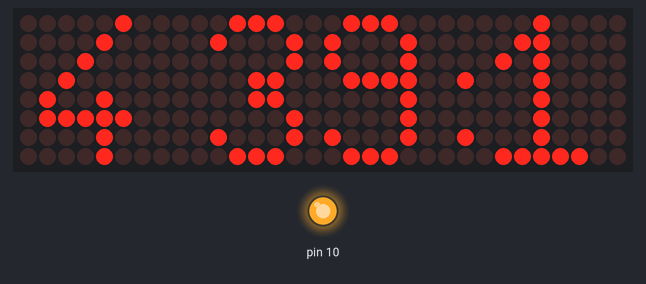
Simulated run of this sketch. Board: Arduino Uno, built with avr-gcc and run on an emulated ATmega328P. Parts: 32×8 LED matrix, output pins drawn as LEDs (lit = HIGH). Wiring (inferred from the names in the program): 4 × MAX7219 LED driver (orientation assumed): CS pin 6. Random numbers use the default seed unless the sketch sets one; pins used as bus, display or sensor lines are not drawn.

Above: at 1.1 s.
At 5.1 s:
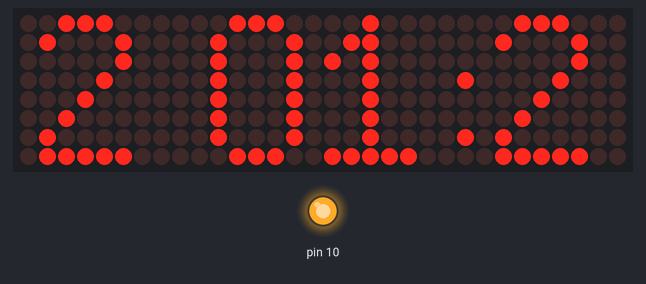
At 10.1 s:
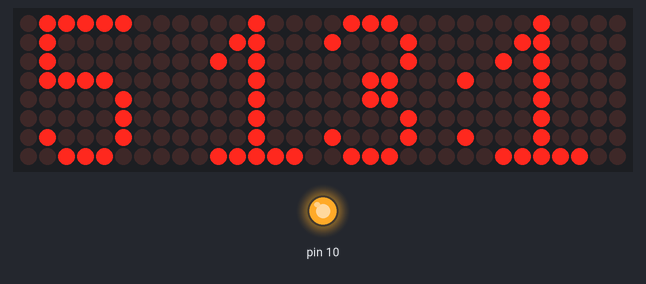
At 19.1 s:
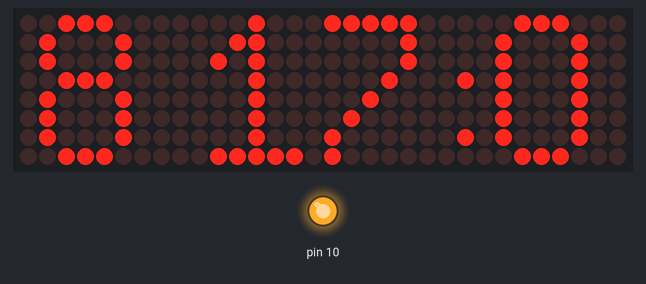
At 28.1 s:
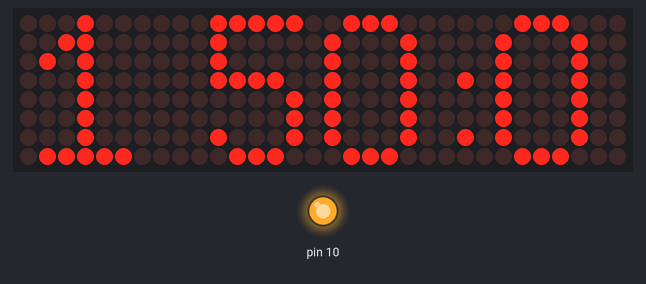
At 38.1 s:
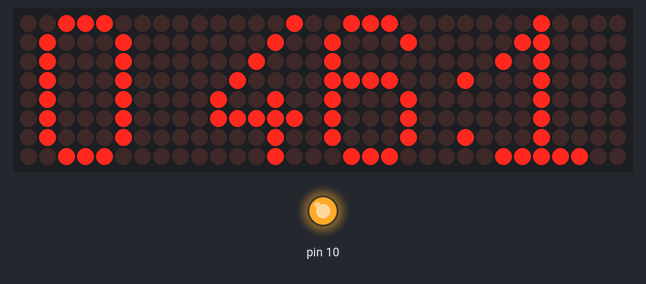

The sketch:

MAX7221.ino
```cpp
/*
 * MAX7221.ino
 *
 * Created on 25/12/2020
 * Author Totof
 * Affichage de chiffres aléatoires sur une matrice de LED 8*8
 *
 */

#include <SPI.h>
#include <stdlib.h>
#include "Chiffres.h"

// Broche 6 pour le CS du SPI
#define LOAD_PIN 6

/**
 * Transfer d'une valeur dans un registre du MAX7219/7221
 *
 * @param pAddress Registre du circuit
 * @param pValue   Valeur a envoyer au registre
 * @param pLow     Indicateur pour passer la broche CS à LOW avant les commandes
 * @param pUp      Indicateur pour passer la broche CS à HIGH après les commandes
 * Les deux derniers paramètres permettent de regrouper des commandes pour chainer des circuits
 */
void maxTransfer(uint8_t pAddress, uint8_t pValue, bool pLow, bool pUp) {
	if(pLow) {
		digitalWrite(LOAD_PIN, LOW);
	}

	SPI.transfer(pAddress);
	SPI.transfer(pValue);

	if(pUp) {
		digitalWrite(LOAD_PIN, HIGH);
	}
}

// ***********************
// Remise à 0 des matrices
// ***********************
void reset() {
	// Enable mode B
	maxTransfer(0x09, 0x00, true, true);
	// Blank sur les 8 lignes
	maxTransfer(0x01, 0x00, true, true);
	maxTransfer(0x02, 0x00, true, true);
	maxTransfer(0x03, 0x00, true, true);
	maxTransfer(0x04, 0x00, true, true);
	maxTransfer(0x05, 0x00, true, true);
	maxTransfer(0x06, 0x00, true, true);
	maxTransfer(0x07, 0x00, true, true);
	maxTransfer(0x08, 0x00, true, true);
	// Derniers décalages aux trois derniers modules
	maxTransfer(0x00, 0x00, true, true);
	maxTransfer(0x00, 0x00, true, true);
	maxTransfer(0x00, 0x00, true, true);
}

/**
 * Donne le code d'une ligne d'une matrice pour l'affichage d'un chiffre
 *
 * @param le chiffre à afficher
 * @param la ligne du chiffre
 */
uint8_t segment(uint8_t pValeur, uint8_t pLigne){
  switch(pValeur) {
    case 0: return(zero[pLigne]);
    case 1: return(un[pLigne]);
    case 2: return(deux[pLigne]);
    case 3: return(trois[pLigne]);
    case 4: return(quatre[pLigne]);
    case 5: return(cinq[pLigne]);
    case 6: return(six[pLigne]);
    case 7: return(sept[pLigne]);
    case 8: return(huit[pLigne]);
    case 9: return(neuf[pLigne]);
  }
}

/**
 * Donne le code d'une ligne d'une matrice pour l'affichage d'un chiffre avec deux points
 *
 * @param le chiffre à afficher
 * @param la ligne du chiffre
 */
uint8_t segmentDp(uint8_t pValeur, uint8_t pLigne){
  switch(pValeur) {
    case 0: return(zeroDp[pLigne]);
    case 1: return(unDp[pLigne]);
    case 2: return(deuxDp[pLigne]);
    case 3: return(troisDp[pLigne]);
    case 4: return(quatreDp[pLigne]);
    case 5: return(cinqDp[pLigne]);
    case 6: return(sixDp[pLigne]);
    case 7: return(septDp[pLigne]);
    case 8: return(huitDp[pLigne]);
    case 9: return(neufDp[pLigne]);
  }
}

/**
 * Donne le code d'une ligne d'une matrice pour l'affichage d'un chiffre avec un décalage d'un rang
 *
 * @param le chiffre à afficher
 * @param la ligne du chiffre
 */
uint8_t segmentDm(uint8_t pValeur, uint8_t pLigne){
  switch(pValeur) {
    case 0: return(zeroDm[pLigne]);
    case 1: return(unDm[pLigne]);
    case 2: return(deuxDm[pLigne]);
    case 3: return(troisDm[pLigne]);
    case 4: return(quatreDm[pLigne]);
    case 5: return(cinqDm[pLigne]);
    case 6: return(sixDm[pLigne]);
    case 7: return(septDm[pLigne]);
    case 8: return(huitDm[pLigne]);
    case 9: return(neufDm[pLigne]);
  }
}

// *****************************************
//       ***** ***** ***** *   * *****
//       *     *       *   *   * *   *
//       ***** ****    *   *   * *****
//           * *       *   *   * *
//       ***** *****   *   ***** *
// *****************************************
void setup() {
	// Gestion broch CS
	pinMode(LOAD_PIN, OUTPUT);

	// Reverse the SPI transfer to send the MSB first
	SPI.setBitOrder(MSBFIRST);

	// Start SPI
	SPI.begin();

	reset();

	// Run test
	// Allume toutes les LED une seconde
	maxTransfer(0x0F, 0x01, true, true);
	maxTransfer(0x0F, 0x01, true, true);
	maxTransfer(0x0F, 0x01, true, true);
	maxTransfer(0x0F, 0x01, true, true);
	delay(1000);
	maxTransfer(0x0F, 0x00, true, true);
	maxTransfer(0x0F, 0x00, true, true);
	maxTransfer(0x0F, 0x00, true, true);
	maxTransfer(0x0F, 0x00, true, true);

	// Disable mode B
	maxTransfer(0x09, 0x00, true, true);

	// Use lowest intensity
	maxTransfer(0x0A, 0x00, true, true);

	// Scan all digit
	maxTransfer(0x0B, 0x07, true, true);

	// Turn on chips
	maxTransfer(0x0C, 0x01, true, true);
	maxTransfer(0x0C, 0x01, true, true);
	maxTransfer(0x0C, 0x01, true, true);
	maxTransfer(0x0C, 0x01, true, true);
}

// ****************************************
//         *     ***** ***** *****
//         *     *   * *   * *   *
//         *     *   * *   * *****
//         *     *   * *   * *
//         ***** ***** ***** *
// ****************************************
void loop() {
	// Dizaine d'heures de 0 à 2
	uint8_t nbDizaineHeure = rand()% 3;
	// Heures
	uint8_t nbHeure;
	if(nbDizaineHeure == 2) {
		// Dizaine d'heure de 0 à 3
		nbHeure = rand() % 4;
	} else {
		// Dizaine d'heure de 0 à 9
		nbHeure = rand() % 10;
	}
	// Dizaine de minutes
	uint8_t nbDizaineMinute = rand() % 6;
	// Minutes
	uint8_t nbMinute = rand() % 10;

	// Affichage des chiffres sur les 8 segments des 4 afficheurs
	// Peut être simplifié, mais c'est plus compréhensible comme ça
	for(uint8_t compteur = 0; compteur != 8 ; compteur++) {
		switch(compteur) {
		case 0:
			maxTransfer(0x01, segment(nbMinute, compteur), true, false);
			maxTransfer(0x01, segmentDm(nbDizaineMinute, compteur), false, false);
			maxTransfer(0x01, segmentDp(nbHeure, compteur), false, false);
			maxTransfer(0x01, segment(nbDizaineHeure, compteur), false, true);
			break;
		case 1:
			maxTransfer(0x02, segment(nbMinute, compteur), true, false);
			maxTransfer(0x02, segmentDm(nbDizaineMinute, compteur), false, false);
			maxTransfer(0x02, segmentDp(nbHeure, compteur), false, false);
			maxTransfer(0x02, segment(nbDizaineHeure, compteur), false, true);
			break;
		case 2:
			maxTransfer(0x03, segment(nbMinute, compteur), true, false);
			maxTransfer(0x03, segmentDm(nbDizaineMinute, compteur), false, false);
			maxTransfer(0x03, segmentDp(nbHeure, compteur), false, false);
			maxTransfer(0x03, segment(nbDizaineHeure, compteur), false, true);
			break;
		case 3:
			maxTransfer(0x04, segment(nbMinute, compteur), true, false);
			maxTransfer(0x04, segmentDm(nbDizaineMinute, compteur), false, false);
			maxTransfer(0x04, segmentDp(nbHeure, compteur), false, false);
			maxTransfer(0x04, segment(nbDizaineHeure, compteur), false, true);
			break;
		case 4:
			maxTransfer(0x05, segment(nbMinute, compteur), true, false);
			maxTransfer(0x05, segmentDm(nbDizaineMinute, compteur), false, false);
			maxTransfer(0x05, segmentDp(nbHeure, compteur), false, false);
			maxTransfer(0x05, segment(nbDizaineHeure, compteur), false, true);
			break;
		case 5:
			maxTransfer(0x06, segment(nbMinute, compteur), true, false);
			maxTransfer(0x06, segmentDm(nbDizaineMinute, compteur), false, false);
			maxTransfer(0x06, segmentDp(nbHeure, compteur), false, false);
			maxTransfer(0x06, segment(nbDizaineHeure, compteur), false, true);
			break;
		case 6:
			maxTransfer(0x07, segment(nbMinute, compteur), true, false);
			maxTransfer(0x07, segmentDm(nbDizaineMinute, compteur), false, false);
			maxTransfer(0x07, segmentDp(nbHeure, compteur), false, false);
			maxTransfer(0x07, segment(nbDizaineHeure, compteur), false, true);
			break;
		case 7:
			maxTransfer(0x08, segment(nbMinute, compteur), true, false);
			maxTransfer(0x08, segmentDm(nbDizaineMinute, compteur), false, false);
			maxTransfer(0x08, segmentDp(nbHeure, compteur), false, false);
			maxTransfer(0x08, segment(nbDizaineHeure, compteur), false, true);
			break;
		}
	}
	delay(1000);
}
```

Chiffres.h
```cpp
/*
 * Chiffres.h
 *
 * Created on 25/12/2020
 * Author Totof
 * Matrices de chiffres et caractères pour affichage sur une matrice de LED 8*8
 *
 */

#ifndef Chiffres_h
#define Chiffres_h

// ****************
// Chiffre de 0 à 9
// ****************

uint8_t zero []  = {
	0b00111000,
	0b01000100,
	0b01000100,
	0b01000100,
	0b01000100,
	0b01000100,
	0b01000100,
	0b00111000
};

uint8_t un [] = {
	0b00010000,
	0b00110000,
	0b01010000,
	0b00010000,
	0b00010000,
	0b00010000,
	0b00010000,
	0b01111100
};

uint8_t deux [] = {
	0b00111000,
	0b01000100,
	0b00000100,
	0b00001000,
	0b00010000,
	0b00100000,
	0b01000000,
	0b01111100
};

uint8_t trois [] = {
	0b00111000,
	0b01000100,
	0b00000100,
	0b00011000,
	0b00011000,
	0b00000100,
	0b01000100,
	0b00111000
};

uint8_t quatre [] = {
	0b00000100,
	0b00001000,
	0b00010000,
	0b00100000,
	0b01001000,
	0b01111100,
	0b00001000,
	0b00001000
};

uint8_t cinq [] = {
	0b01111100,
	0b01000000,
	0b01000000,
	0b01111000,
	0b00000100,
	0b00000100,
	0b01000100,
	0b00111000
};

uint8_t six [] = {
	0b00111000,
	0b01000100,
	0b01000000,
	0b01111000,
	0b01000100,
	0b01000100,
	0b01000100,
	0b00111000
};

uint8_t sept [] = {
	0b01111100,
	0b00000100,
	0b00000100,
	0b00001000,
	0b00010000,
	0b00100000,
	0b01000000,
	0b01000000
};

uint8_t huit [] = {
	0b00111000,
	0b01000100,
	0b01000100,
	0b00111000,
	0b01000100,
	0b01000100,
	0b01000100,
	0b00111000
};

uint8_t neuf [] = {
	0b00111000,
	0b01000100,
	0b01000100,
	0b00111100,
	0b00000100,
	0b00000100,
	0b01000100,
	0b00111000
};

// ****************************************
// Chiffre de 0 à 9 avec décalage d'un rang
// ****************************************
uint8_t zeroDm []  = {
	0b00011100,
	0b00100010,
	0b00100010,
	0b00100010,
	0b00100010,
	0b00100010,
	0b00100010,
	0b00011100
};

uint8_t unDm [] = {
	0b00001000,
	0b00011000,
	0b00101000,
	0b00001000,
	0b00001000,
	0b00001000,
	0b00001000,
	0b00111110
};

uint8_t deuxDm [] = {
	0b00011100,
	0b00100010,
	0b00000010,
	0b00000100,
	0b00001000,
	0b00010000,
	0b00100000,
	0b00111110
};

uint8_t troisDm [] = {
	0b00011100,
	0b00100010,
	0b00000010,
	0b00001100,
	0b00001100,
	0b00000010,
	0b00100010,
	0b00011100
};

uint8_t quatreDm [] = {
	0b00000010,
	0b00000100,
	0b00001000,
	0b00010000,
	0b00100100,
	0b00111110,
	0b00000100,
	0b00000100
};

uint8_t cinqDm [] = {
	0b00111110,
	0b00100000,
	0b00100000,
	0b00111100,
	0b00000010,
	0b00000010,
	0b00100010,
	0b00011100
};

uint8_t sixDm [] = {
	0b00011100,
	0b00100010,
	0b00100000,
	0b00111100,
	0b00100010,
	0b00100010,
	0b00100010,
	0b00011100
};

uint8_t septDm [] = {
	0b00111110,
	0b00000010,
	0b00000010,
	0b00000100,
	0b00001000,
	0b00010000,
	0b00100000,
	0b00100000
};

uint8_t huitDm [] = {
	0b00011100,
	0b00100010,
	0b00100010,
	0b00011100,
	0b00100010,
	0b00100010,
	0b00100010,
	0b00011100
};

uint8_t neufDm [] = {
	0b00011100,
	0b00100010,
	0b00100010,
	0b00011110,
	0b00000010,
	0b00000010,
	0b00100010,
	0b00011100
};

// *********************************
// Chiffre de 0 à 9 avec deux points
// *********************************

uint8_t zeroDp [] = {
	0b01110000,
	0b10001000,
	0b10001000,
	0b10001001,
	0b10001000,
	0b10001000,
	0b10001001,
	0b01110000
};

uint8_t unDp [] = {
	0b00100000,
	0b01100000,
	0b10100000,
	0b00100001,
	0b00100000,
	0b00100000,
	0b00100001,
	0b11111000
};

uint8_t deuxDp [] = {
	0b01110000,
	0b10001000,
	0b00001000,
	0b00010001,
	0b00100000,
	0b01000000,
	0b10000001,
	0b11111000
};

uint8_t troisDp [] = {
	0b01110000,
	0b10001000,
	0b00001000,
	0b00110001,
	0b00110000,
	0b00001000,
	0b10001001,
	0b01110000
};

uint8_t quatreDp [] = {
	0b00001000,
	0b00010000,
	0b00100000,
	0b01000001,
	0b10010000,
	0b11111000,
	0b00010001,
	0b00010000
};

uint8_t cinqDp [] = {
	0b11111000,
	0b10000000,
	0b10000000,
	0b11110001,
	0b00001000,
	0b00001000,
	0b10001001,
	0b01110000
};

uint8_t sixDp [] = {
	0b01110000,
	0b10001000,
	0b10000000,
	0b11110001,
	0b10001000,
	0b10001000,
	0b10001001,
	0b01110000
};

uint8_t septDp [] = {
	0b11111000,
	0b00001000,
	0b00001000,
	0b00010001,
	0b00100000,
	0b01000000,
	0b10000001,
	0b10000000
};

uint8_t huitDp [] = {
	0b01110000,
	0b10001000,
	0b10001000,
	0b01110001,
	0b10001000,
	0b10001000,
	0b10001001,
	0b01110000
};

uint8_t neufDp [] = {
	0b01110000,
	0b10001000,
	0b10001000,
	0b01111001,
	0b00001000,
	0b00001000,
	0b10001001,
	0b01110000
};


#endif	//Chiffres_h
```

Measured:
- what the display in image 0 shows lasts 1.0 s, from 1.0 s to 2.0 s
